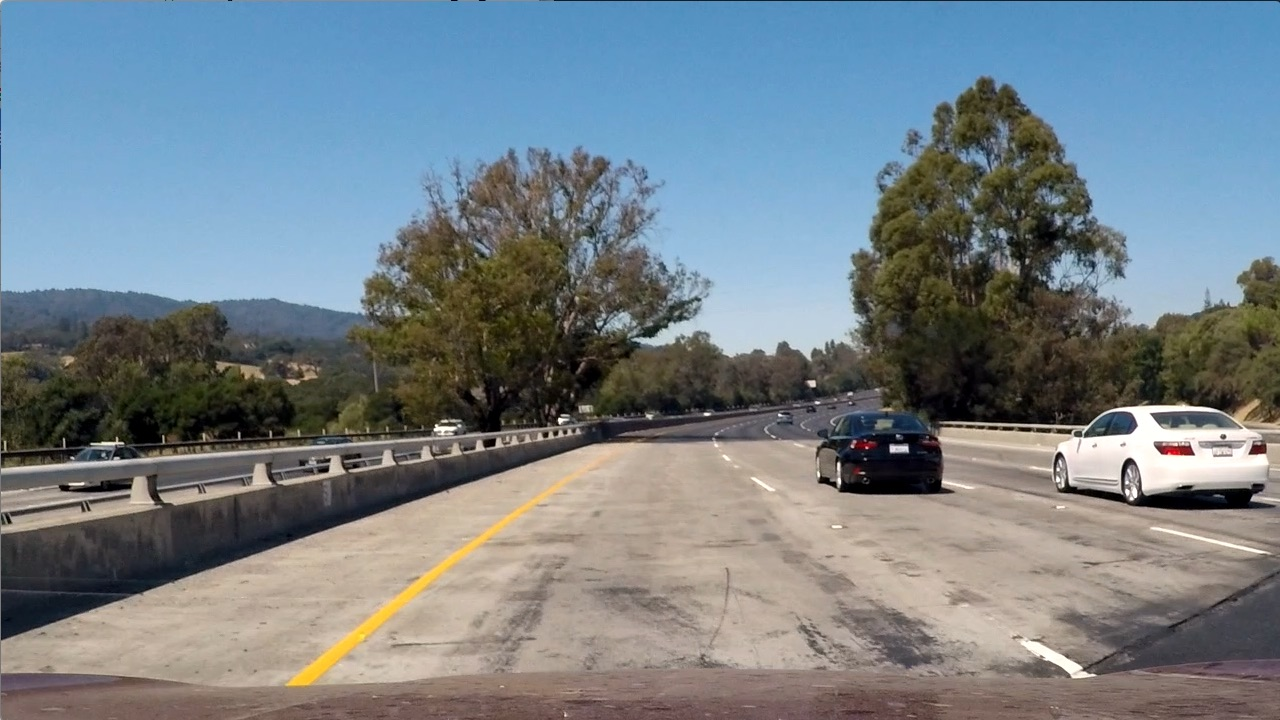
#> input picture test_images/test1.jpg, 1280 x 720 px
$ jupyter execute --allow-errors Vehiche_Detect.ipynb   (shell and % lines are left out)   (older library calls are emulated)
#> lines starting #> are read from the running program, lines starting #| are printed output that depends on the picture; after the words box and inside, x2 and y2 are one past the last pixel; in counts of white or black regions, pixels touching at a corner belong together
# Self-Driving Car Engineer Nanodegree
## Project: Vehicle Detection and Tracking
* Train a classifier to recognize if an image is car or not car.
* Define sliding windows, search and classify a single image.
* Build video processing to create output video.

[cell 1]
import matplotlib.image as mpimg
import matplotlib.pyplot as plt
import numpy as np
import cv2
import glob
import time
from sklearn.svm import LinearSVC
from sklearn.preprocessing import StandardScaler
from skimage.feature import hog
from sklearn.model_selection import train_test_split
from skimage.feature import hog

## Load data

[cell 2]
# Loading data
# Read in our vehicles and non-vehicles
cars = glob.glob('vehicles/**/*.png', recursive=True)
notcars = glob.glob('non-vehicles/**/*.png', recursive=True)

# cloading car images
car_image = []
for impath in cars:
    car_image.append (mpimg.imread(impath))

# loading non car images
notcar_image = []
for impath in notcars:
    notcar_image.append (mpimg.imread(impath))

car_image_n = len (car_image)
notcar_image_n = len (notcar_image)

print (car_image_n)
print (notcar_image_n)

#> (a cell that did not finish here is left out)

Almost the same number of objects for both classes, so, I do not need to balance the number of images for the classes.

## Features extraction

Here we define functions for features extraction which they are HOG, binned color and color histogram features. To be honest most functions are based on code from the Udacity's lectures :)

Histogram of oriented gradients (HOG) features, that capture the gradient structure of each image channel and work well under different lighting conditions.

[cell 4]
# Define a function to return HOG features and visualization
# [11 lines left out: function get_hog_features, not called in this run]

#> (a cell that did not finish here is left out)

[cell 6]
# Define a function to compute binned color features
# [5 lines left out: function bin_spatial, not called in this run]

[cell 7]
# Define a function to compute color histogram features
# [11 lines left out: function color_hist, not called in this run]

[cell 8]
# Define a function to extract features from a list of images
# [30 lines left out: function img_features, not called in this run]

Extracl all nessesary features from images the code is mostly from class.

[cell 9]
def extract_features(imgs, color_space='RGB', spatial_size=(32, 32),
                        hist_bins=32, orient=9,
                        pix_per_cell=8, cell_per_block=2, hog_channel=0,
                        spatial_feat=True, hist_feat=True, hog_feat=True):
    # Create a list to append feature vectors to
    features = []
    # Iterate through the list of images
    for file in imgs:
        file_features = []
        # Read in each one by one
        image = mpimg.imread(file)
        # apply color conversion if other than 'RGB'
        if color_space != 'RGB':
            if color_space == 'HSV':
                feature_image = cv2.cvtColor(image, cv2.COLOR_RGB2HSV)
            elif color_space == 'LUV':
                feature_image = cv2.cvtColor(image, cv2.COLOR_RGB2LUV)
            elif color_space == 'HLS':
                feature_image = cv2.cvtColor(image, cv2.COLOR_RGB2HLS)
            elif color_space == 'YUV':
                feature_image = cv2.cvtColor(image, cv2.COLOR_RGB2YUV)
            elif color_space == 'YCrCb':
                feature_image = cv2.cvtColor(image, cv2.COLOR_RGB2YCrCb)
        else: feature_image = np.copy(image)

        if spatial_feat == True:
            spatial_features = bin_spatial(feature_image, size=spatial_size)
            file_features.append(spatial_features)
        if hist_feat == True:
            # Apply color_hist()
            hist_features = color_hist(feature_image, nbins=hist_bins)
            file_features.append(hist_features)
        if hog_feat == True:
        # Call get_hog_features() with vis=False, feature_vec=True
            if hog_channel == 'ALL':
                hog_features = []
                for channel in range(feature_image.shape[2]):
                    hog_features.append(get_hog_features(feature_image[:,:,channel],
                                        orient, pix_per_cell, cell_per_block,
                                        vis=False, feature_vec=True))
                hog_features = np.ravel(hog_features)
            else:
                hog_features = get_hog_features(feature_image[:,:,hog_channel], orient,
                            pix_per_cell, cell_per_block, vis=False, feature_vec=True)
            # Append the new feature vector to the features list
            file_features.append(hog_features)
        features.append(np.concatenate(file_features))
    # Return list of feature vectors
    return features

[cell 10]
color_space = 'YCrCb' # it Can be RGB, HSV, LUV, HLS, YUV, YCrCb
orient = 9  # HOG orientations
pix_per_cell = 8
cell_per_block = 2 # HOG cells per block
hog_channel = 'ALL' # whhich Can be 0, 1, 2, or "ALL"
spatial_size = (32, 32) # Spatial binning dimensions
hist_bins = 32    # Number of histogram bins
spatial_feat = True # Spatial features on or off
hist_feat = True # Histogram features on or off
hog_feat = True # HOG features on or off

car_features = extract_features(cars, color_space=color_space,
                        spatial_size=spatial_size, hist_bins=hist_bins,
                        orient=orient, pix_per_cell=pix_per_cell,
                        cell_per_block=cell_per_block,
                        hog_channel=hog_channel, spatial_feat=spatial_feat,
                        hist_feat=hist_feat, hog_feat=hog_feat)

notcar_features = extract_features(notcars, color_space=color_space,
                        spatial_size=spatial_size, hist_bins=hist_bins,
                        orient=orient, pix_per_cell=pix_per_cell,
                        cell_per_block=cell_per_block,
                        hog_channel=hog_channel, spatial_feat=spatial_feat,
                        hist_feat=hist_feat, hog_feat=hog_feat)

Since some feature types weight might be more than the others I decide to apply normalization.

[cell 11]
X = np.vstack((car_features, notcar_features)).astype(np.float64)

#> (the rest of this cell did not finish here and is left out)

#> (a cell that did not finish here is left out)

## Classifier

I trained a linear SVM using 2 classes of images vehicle and non-vehicle images. The images are first loaded, then normalized features are extracted. After that they shuffled and splitet in 2 datasets train (80%) and test (20%).

[cell 13]
y = np.hstack((np.ones(len(car_features)), np.zeros(len(notcar_features)))) # Define the labels vector


# Split up data into randomized training and test sets
#> (the rest of this cell did not finish here and is left out)

[cell 14]
svc = LinearSVC() # Use a linear SVC
#> (the rest of this cell did not finish here and is left out)

## Sliding window

I define a sliding window function to generate a list of boxes with some predefined parameters. I would like to let you know these and some of the following functions are 'exactly' from the Udacity's lectures.

[cell 15]
def slide_window(img, x_start_stop=[None, None], y_start_stop=[None, None],
                    xy_window=(64, 64), xy_overlap=(0.5, 0.5)):
    if x_start_stop[0] == None:
        x_start_stop[0] = 0
    if x_start_stop[1] == None:
        x_start_stop[1] = img.shape[1]
    if y_start_stop[0] == None:
        y_start_stop[0] = 0
    if y_start_stop[1] == None:
        y_start_stop[1] = img.shape[0]
    # Compute the span of the region to be searched
    xspan = x_start_stop[1] - x_start_stop[0]
    yspan = y_start_stop[1] - y_start_stop[0]
    # Compute the number of pixels per step in x/y
    nx_pix_per_step = np.int(xy_window[0]*(1 - xy_overlap[0]))
    ny_pix_per_step = np.int(xy_window[1]*(1 - xy_overlap[1]))
    # Compute the number of windows in x/y
    nx_buffer = np.int(xy_window[0]*(xy_overlap[0]))
    ny_buffer = np.int(xy_window[1]*(xy_overlap[1]))
    nx_windows = np.int((xspan-nx_buffer)/nx_pix_per_step)
    ny_windows = np.int((yspan-ny_buffer)/ny_pix_per_step)
    window_list = []
    for ys in range(ny_windows):
        for xs in range(nx_windows):
            # Calculate window position
            startx = xs*nx_pix_per_step + x_start_stop[0]
            endx = startx + xy_window[0]
            starty = ys*ny_pix_per_step + y_start_stop[0]
            endy = starty + xy_window[1]
            # Append window position to list
            window_list.append(((startx, starty), (endx, endy)))
    # Return the list of windows
    return window_list

[cell 16]
image = mpimg.imread('test_images/test1.jpg')
#> image is the input picture: shape (720, 1280, 3); mean R, G, B 117.5, 128.7, 135.5
windows = slide_window(image, x_start_stop=[None, None], y_start_stop=[None, None],
                       xy_window=(128, 128), xy_overlap=(0.75, 0.75))
#> windows = 703 items

The next step I define a function that takes an image, a list of bounding boxes, and optional color tuple and line thickness as inputs then draws boxes in that color on the output.

[cell 17]
# Define a function to draw bounding boxes on an image, this line from https://github.com/NikolasEnt
def draw_boxes(img, bboxes, color=(0, 0, 255), thick=4):
#> called with color = (0, 0, 255), thick = 6
    imcopy = np.copy(img) # Make a copy of the image
    for bbox in bboxes: # Iterate through the bounding boxes
        cv2.rectangle(imcopy, bbox[0], bbox[1], color, thick)
#> this loop made 703 passes
#> bbox on passes 1 to 3: ((0, 0), (128, 128)), ((32, 0), (160, 128)), ((64, 0), (192, 128))
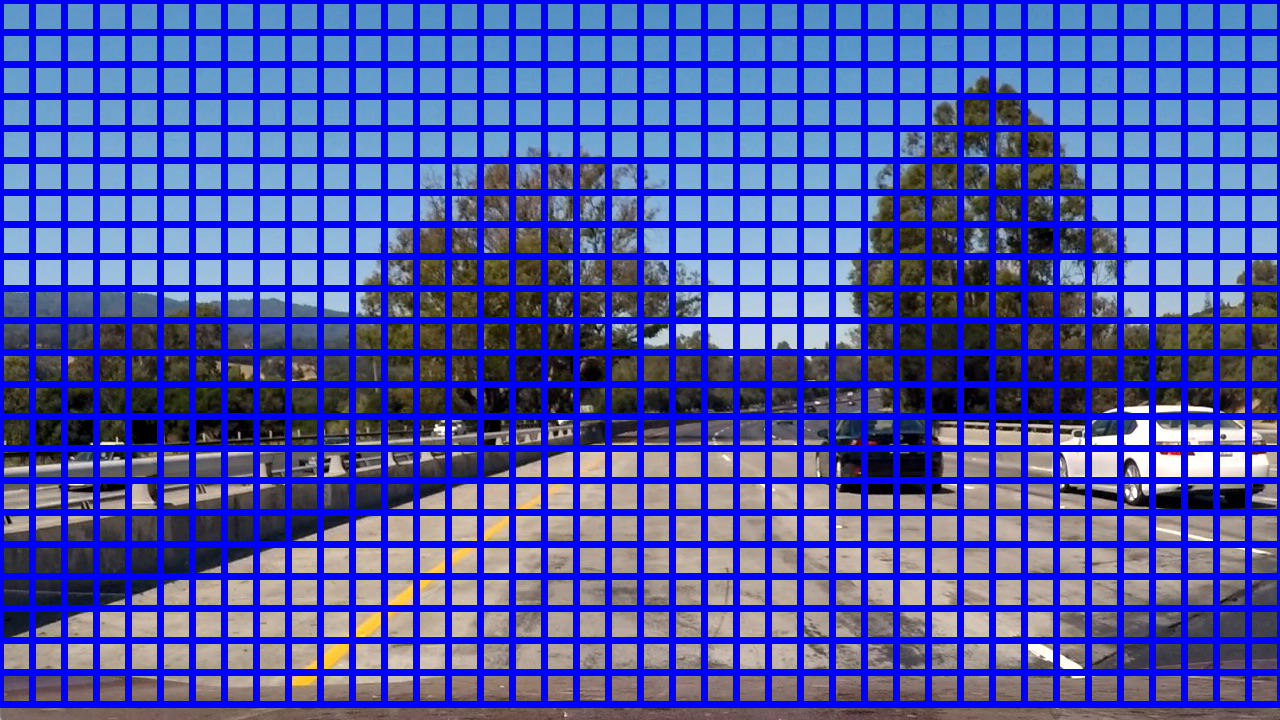
#> imcopy: shape (720, 1280, 3); mean R, G, B 72.1, 78.8, 181.6
    return imcopy

[cell 18]
window_img = draw_boxes(image, windows, color=(0, 0, 255), thick=6)
plt.imshow(window_img)

Because the upper part of the image is sky, I decided to search for vehicles in the lower part of the image only using a overlapping sliding window search. So I have some tuning to do:

[cell 19]
sizes = [(64, 64), (96, 96), (128, 128), (128, 128)]
ylims = [(360, 500), (380, 550), (380, 600), (400, 650)]
overlap = [(0.75, 0.75), (0.75, 0.75), (0.8, 0.8), (0.85, 0.85)]
colors = [(255, 255, 255), (0, 0, 255), (0, 255, 0), (255, 0, 0)]

#windows_arr = []
image = mpimg.imread('test_images/test1.jpg')
win_img = image.copy()
for i, size in enumerate(sizes):
    windows = slide_window(image, x_start_stop=[None, None], y_start_stop=ylims[i], xy_window=size, xy_overlap=overlap[i])
    window_draw = draw_boxes(image, windows, color=colors[i], thick=6)
    plt.imshow(window_draw)
    plt.show()

In parameter tuning for slide window I chose the last one because the area is our region of interst (the area to find the cars.)

For this step I define a function to extract features from a single image window, as you can seen this function is very similar to extract_features. The difference is that previous function was for list of images but here is for a single image.

#> (a cell that did not finish here is left out)

In this step I define a function that gets an image and the list of windows as inputs and returns list of windows for positive detections.

[cell 21]
# [22 lines left out: function search_windows, not called in this run]

### Testing sliding windows on our test images

[cell 22]
color_space = 'YCrCb' # it Can be RGB, HSV, LUV, HLS, YUV, YCrCb
orient = 9  # HOG orientations
pix_per_cell = 8
cell_per_block = 2 # HOG cells per block
hog_channel = 'ALL' # whhich Can be 0, 1, 2, or "ALL"
spatial_size = (32, 32) # Spatial binning dimensions
hist_bins = 32    # Number of histogram bins
spatial_feat = True # Spatial features on or off
hist_feat = True # Histogram features on or off
hog_feat = True # HOG features on or off


#> (the rest of this cell did not finish here and is left out)

#> `boxes = slide_window(image, x_start_stop=[None, None], y_start_stop=[4..`: boxes = 185 items

    #print (windows)
    winds = []
    winds += (search_windows(image, boxes, svc, X_scaler, color_space=color_space,
                             spatial_size=spatial_size, hist_bins=hist_bins,
                            orient=orient, pix_per_cell=pix_per_cell,
                            cell_per_block=cell_per_block,
                            hog_channel=hog_channel, spatial_feat=spatial_feat,
                            hist_feat=hist_feat, hog_feat=hog_feat))
    #print(winds)
    wind_img = draw_boxes(draw_image, winds, color=(255, 0, 0), thick=4)
    plt.figure()
    plt.axis('off')
    plt.imshow(cv2.cvtColor(wind_img, cv2.COLOR_BGR2RGB))

There is something searasly wrong with my code I don't know why each time I chande values for:
color_space = 'YCrCb' # it Can be RGB, HSV, LUV, HLS, YUV, YCrCb
orient = 9  # HOG orientations
pix_per_cell = 8
cell_per_block = 2 # HOG cells per block
hog_channel = 'ALL' # whhich Can be 0, 1, 2, or "ALL"
spatial_size = (32, 32) # Spatial binning dimensions
hist_bins = 32
I am gettting different results!! <=================== HELP NEEDED!

## Advanced Sliding Windows

This step require scaning not the whole image but only the area of cars.

### Detect new cars

So, we need to take a look at two type of the car new passing (yellow zone) and new far view (pink zone).

[cell 23]
image = cv2.imread('test_images/test2.jpg')
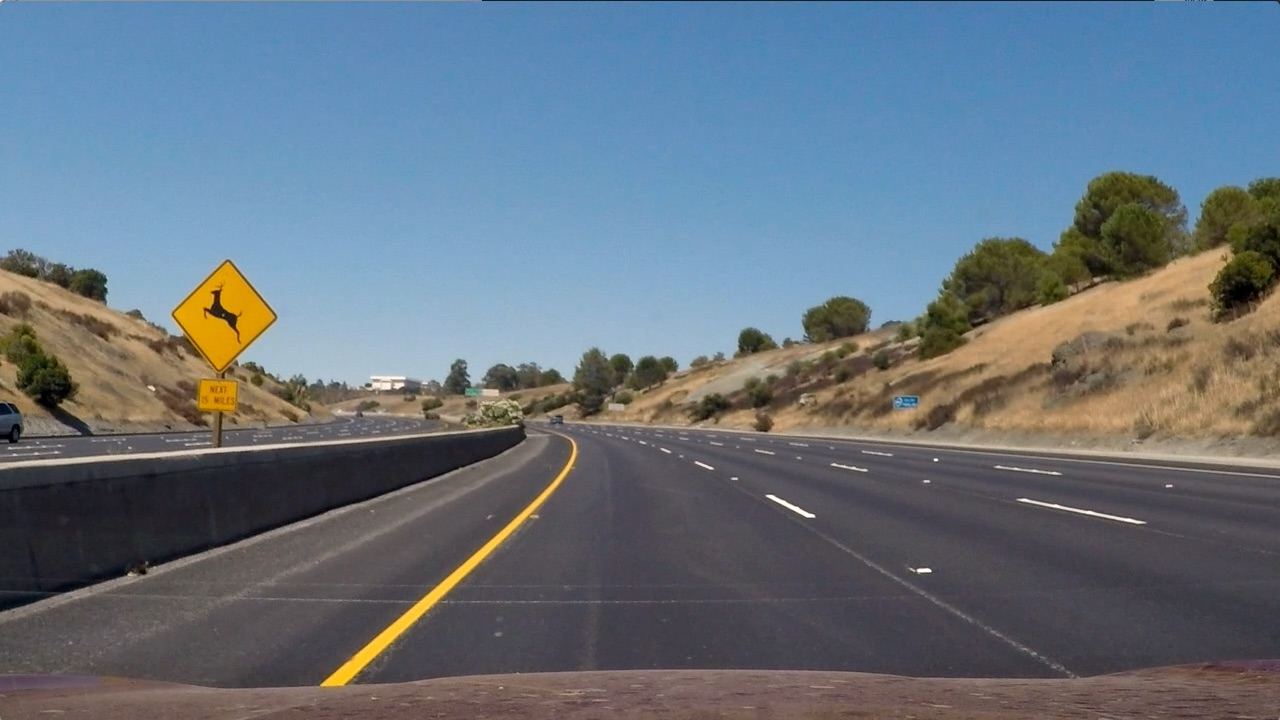
#> input picture test_images/test2.jpg, 1280 x 720 px
#> image is the input picture: shape (720, 1280, 3); mean B, G, R 125.5, 114.6, 102.8
windows = slide_window(image, x_start_stop=[930, None], y_start_stop=[420, 650],
                    xy_window=(128, 128), xy_overlap=(0.75, 0.75))
#> windows = 28 items
windows += slide_window(image, x_start_stop=[0, 350], y_start_stop=[420, 650],
                    xy_window=(128, 128), xy_overlap=(0.75, 0.75))
#> windows = 56 items
window_img = draw_boxes(image, windows, color=(0, 255, 255), thick=6)
#> the loop in draw_boxes (call 6), `for bbox in bboxes:` made 56 passes
#> bbox on passes 1 to 8: ((930, 420), (1058, 548)), ((962, 420), (1090, 548)), ((994, 420), (1122, 548)), ((1026, 420), (1154, 548)), ((1058, 420), (1186, 548)), ((1090, 420), (1218, 548)), ((1122, 420), (1250, 548)), ((930, 452), (1058, 580))
#> after the loop in draw_boxes (call 6), `for bbox in bboxes:`:
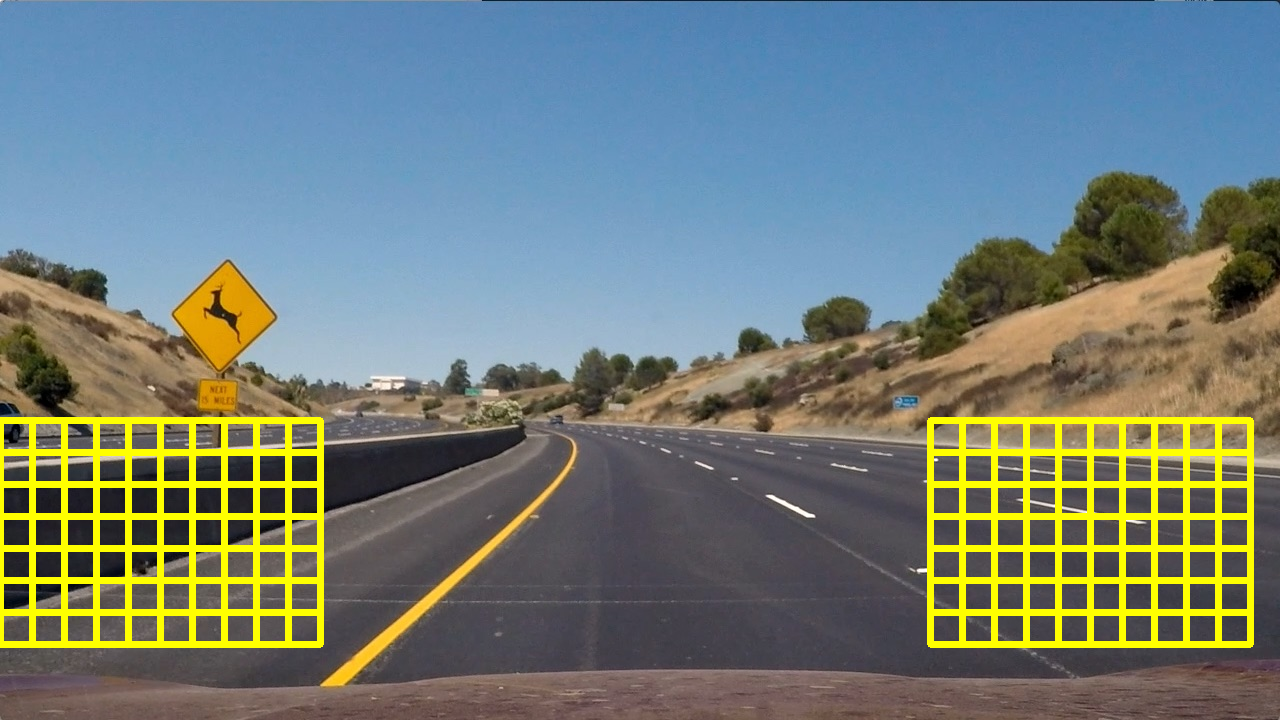
#> imcopy: shape (720, 1280, 3); 6.82% of pixels changed, all inside (x1, y1, x2, y2) = (0, 417, 1254, 648)
windows = slide_window(image, x_start_stop=[400, 880], y_start_stop=[400, 470],
                    xy_window=(48, 48), xy_overlap=(0.75, 0.75))
#> windows = 74 items
window_img = draw_boxes(window_img, windows, color=(255, 0, 255), thick=6)
#> the loop in draw_boxes (call 7), `for bbox in bboxes:` made 74 passes
#> bbox on passes 1 to 8: ((400, 400), (448, 448)), ((412, 400), (460, 448)), ((424, 400), (472, 448)), ((436, 400), (484, 448)), ((448, 400), (496, 448)), ((460, 400), (508, 448)), ((472, 400), (520, 448)), ((484, 400), (532, 448))
#> after the loop in draw_boxes (call 7), `for bbox in bboxes:`:
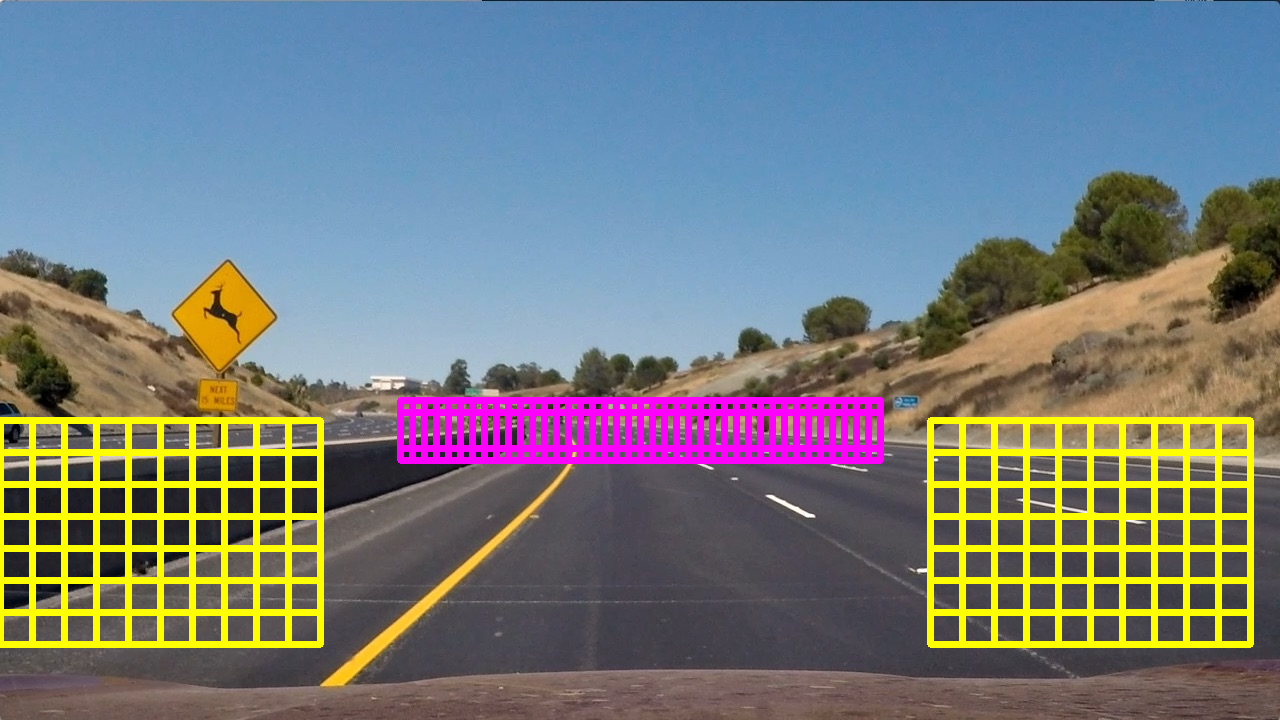
#> imcopy: shape (720, 1280, 3); 2.69% of pixels changed, all inside (x1, y1, x2, y2) = (397, 397, 884, 464)

plt.figure()
plt.axis('off')
plt.imshow(cv2.cvtColor(window_img, cv2.COLOR_BGR2RGB))

The next codes find windows with a car in a given range with windows of a given scale. I have to mention again that the code is from the lecture.

[cell 24]
# [9 lines left out: function convert_color, not called in this run]

[cell 25]
# [75 lines left out: function find_cars, not called in this run]

## Video processing
The codes below are from our lecture.

[cell 26]
def add_heat(heatmap, bbox_list):
    # Iterate through list of bboxes
    for box in bbox_list:
        # Add += 1 for all pixels inside each bbox
        heatmap[box[0][1]:box[1][1], box[0][0]:box[1][0]] += 1
#> heatmap: shape (720, 1280); every value is 0
    return heatmap # Return updated heatmap

def apply_threshold(heatmap, threshold):
    # Zero out pixels below the threshold in the heatmap
    heatmap[heatmap <= threshold] = 0
    return heatmap

# [14 lines left out: function draw_labeled_bboxes, not called in this run]
